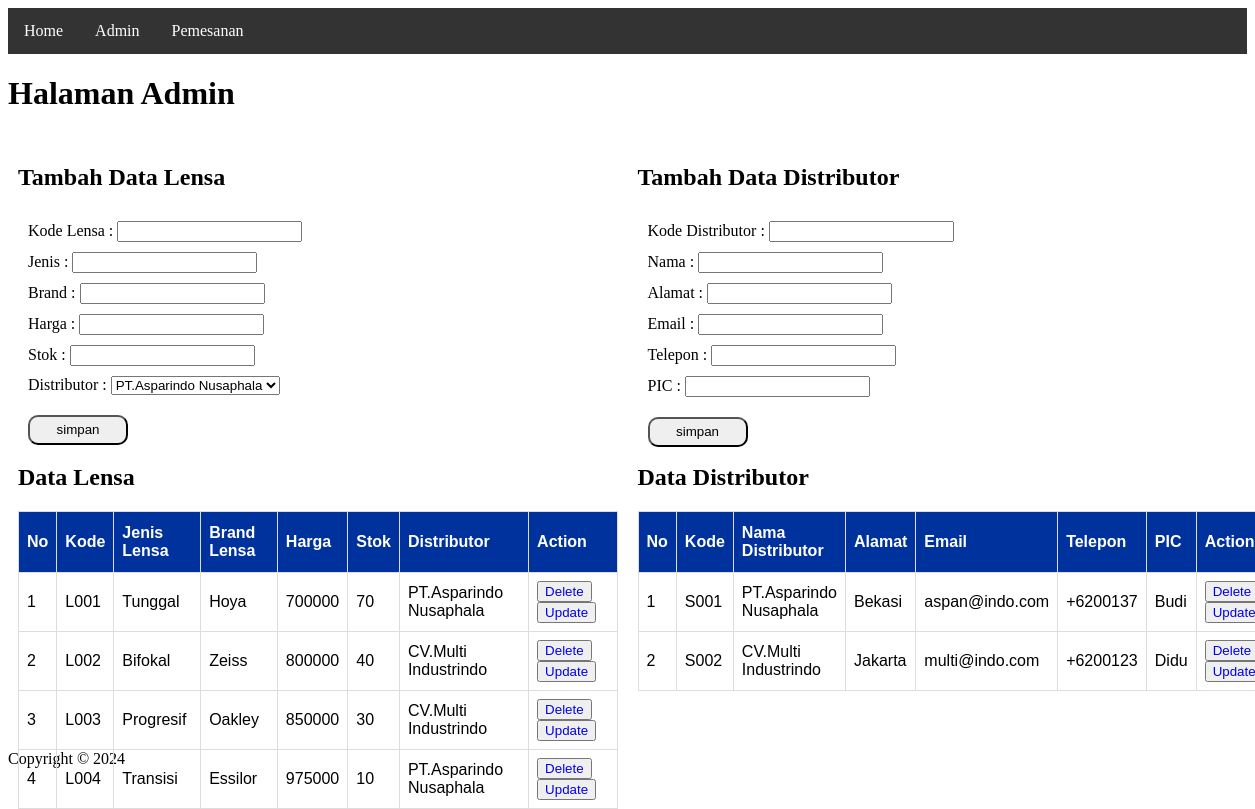
The app's page /admin.php with its own data.
### tables this page shows
CREATE TABLE `lensa`  (
  `id` int(11) NOT NULL AUTO_INCREMENT,
  `kode` varchar(255) NULL DEFAULT NULL,
  `jenis` varchar(255) NULL DEFAULT NULL,
  `brand` varchar(255) NULL DEFAULT NULL,
  `harga` float(255, 0) NULL DEFAULT NULL,
  `stok` int(11) NULL DEFAULT NULL,
  `id_distributor` int(11) NULL DEFAULT NULL,
  PRIMARY KEY (`id`) USING BTREE,
  INDEX `relasi_distributor`(`id_distributor`) USING BTREE,
  CONSTRAINT `relasi_distributor` FOREIGN KEY (`id_distributor`) REFERENCES `distributor` (`id`) ON DELETE CASCADE ON UPDATE CASCADE
);

CREATE TABLE `distributor`  (
  `id` int(11) NOT NULL AUTO_INCREMENT,
  `kode` varchar(255) NULL DEFAULT NULL,
  `nama` varchar(255) NULL DEFAULT NULL,
  `alamat` varchar(255) NULL DEFAULT NULL,
  `email` varchar(255) NULL DEFAULT NULL,
  `telepon` varchar(255) NULL DEFAULT NULL,
  `pic` varchar(255) NULL DEFAULT NULL,
  PRIMARY KEY (`id`) USING BTREE
);

### function.php (called while the page is built, shortened)
<?php
include 'koneksi.php';
function getLensa()
{
    global $conn;
    $lensa = mysqli_query($conn, "SELECT lensa.*,distributor.nama as nama_distributor
FROM lensa
INNER JOIN distributor ON lensa.id_distributor = distributor.id");
    return $lensa;
}
function getDataIDAndNameDistributor()
{
    global $conn;
    $data = mysqli_query(
        $conn,
        "select id,nama from distributor"
    );
    return $data;
}
function getDistributor()
{
    global $conn;
    $distributor = mysqli_query($conn, "SELECT * FROM distributor");
    return $distributor;
}

### admin.php (the view, shortened to what this page needs)
<?php
include 'function.php';
$lensa = getLensa();
$distributorNameAndID = getDataIDAndNameDistributor();
$distributor = getDistributor();
?>
<!DOCTYPE html>
<html lang="en">
<head>
    <link rel="stylesheet" href="./assets/css/styles.css">
</head>
<body>
    <header>
        <nav>
            <ul>
                <li><a class="active" href="index.php">Home</a></li>
                <li><a href="admin.php">Admin</a></li>
                <li><a href="pemesanan.php">Pemesanan</a></li>
            </ul>
        </nav>
    </header>
    <main>
        <h1>Halaman Admin</h1>
        <div class="row">
            <div class="column">
                <h2>Tambah Data Lensa</h2>
                <form class="form-tambah" action="" method="post" style="padding: 10px;margin-top: 20px">
                    <label for="kodeLensa"> Kode Lensa : </label>
                    <input type="text" name="kodeLensa" id="kodeLensa" style="margin-bottom: 10px;"> <br>
                    <label for="jenis">Jenis :</label>
                    <input type="text" name="jenis" id="jenis" style="margin-bottom: 10px;"> <br>
                    <label for="brand">Brand :</label>
                    <input type="text" name="brand" id="brand" style="margin-bottom: 10px;"> <br>
                    <label for="harga">Harga :</label>
                    <input type="number" name="harga" id="harga" style="margin-bottom: 10px;"> <br>
                    <label for="stok">Stok :</label>
                    <input type="number" name="stok" id="stok" style="margin-bottom: 10px;"> <br>
                    <label for="distributor">Distributor :</label>
                    <select name="distributor" id="distributor" style="margin-bottom: 10px;">
                        <?php while ($d = mysqli_fetch_array($distributorNameAndID)) : ?>
                            <option value="<?= $d['id'] ?>"><?= $d['nama'] ?></option>
                        <?php endwhile; ?>
                    </select> <br>
                    <button name="tambahdataLensa" type="submit" style="margin-top: 10px; padding: 5px; width: 100px ; height: 30px ; border-radius: 10px;">simpan</button>
                </form>
            </div>
            <div class="column">
                <h2>Tambah Data Distributor</h2>
                <form class="form-tambah" action="" method="post" style="padding: 10px;margin-top: 20px">
                    <label for="kodeDistributor">Kode Distributor : </label>
                    <input type="text" name="kodeDistributor" id="kodeDistributor" style="margin-bottom: 10px;"> <br>
                    <label for="nama">Nama :</label>
                    <input type="text" name="nama" id="nama" style="margin-bottom: 10px;"> <br>
                    <label for="alamat">Alamat :</label>
                    <input type="text" name="alamat" id="alamat" style="margin-bottom: 10px;"> <br>
                    <label for="Email">Email :</label>
                    <input type="text" name="email" id="email" style="margin-bottom: 10px;"> <br>
                    <label for="telp">Telepon :</label>
                    <input type="text" name="telp" id="telp" style="margin-bottom: 10px;"> <br>
                    <label for="pic">PIC :</label>
                    <input type="text" name="pic" id="pic" style="margin-bottom: 10px;"> <br>
                    <button name="tambahdataDistributor" type="submit" style="margin-top: 10px; padding: 5px; width: 100px ; height: 30px ; border-radius: 10px;">simpan</button>
                </form>
            </div>
        </div>
        <div class="row">
            <div class="column">
                <h2>Data Lensa</h2>
                <table id="tables">
                    <tr>
                        <th>No</th>
                        <th>Kode</th>
                        <th>Jenis Lensa</th>
                        <th>Brand Lensa</th>
                        <th>Harga</th>
                        <th>Stok</th>
                        <th>Distributor</th>
                        <th>Action</th>
                    </tr>
                    <?php $i = 1; ?>
                    <?php while ($lens = mysqli_fetch_array($lensa)) : ?>
                        <tr>
                            <td><?= $i; ?></td>
                            <td><?= $lens['kode']; ?></td>
                            <td><?= $lens['jenis']; ?></td>
                            <td><?= $lens['brand']; ?></td>
                            <td><?= $lens['harga']; ?></td>
                            <td><?= $lens['stok']; ?></td>
                            <td><?= $lens['nama_distributor']; ?></td>
                            <td>
                                <button> <a style="text-decoration: none;" href="hapusLensa.php?deleteLensa=<?= $lens['id']; ?>">Delete</a></button>
                                <button> <a style="text-decoration: none;" href="editLensa.php?idLensa=<?= $lens['id']; ?>">Update</a></button>
                            </td>
                        </tr>
                        <?php $i++; ?>
                    <?php endwhile; ?>
                </table>
            </div>
            <div class="column">
                <h2>Data Distributor</h2>
                <table id="tables">
                    <tr>
                        <th>No</th>
                        <th>Kode</th>
                        <th>Nama Distributor</th>
                        <th>Alamat</th>
                        <th>Email</th>
                        <th>Telepon</th>
                        <th>PIC</th>
                        <th>Action</th>
                    </tr>
                    <?php $i = 1; ?>
                    <?php while ($di = mysqli_fetch_array($distributor)) : ?>
                        <tr>
                            <td><?= $i; ?></td>
                            <td><?= $di['kode']; ?></td>
                            <td><?= $di['nama']; ?></td>
                            <td><?= $di['alamat']; ?></td>
                            <td><?= $di['email']; ?></td>
                            <td><?= $di['telepon']; ?></td>
                            <td><?= $di['pic']; ?></td>
                            <td>
                                <button> <a style="text-decoration: none;" href="hapusDistributor.php?deleteDistributor=<?= $di['id']; ?>">Delete</a></button>
                                <button> <a style="text-decoration: none;" href="editDistributor.php?idDistributor=<?= $di['id']; ?>">Update</a></button>
                            </td>
                        </tr>
                        <?php $i++; ?>
                    <?php endwhile; ?>
                </table>
            </div>
        </div>
    </main>
    <footer>
        <p>Copyright &copy; 2024</p>
    </footer>
</body>
</html>

### assets/css/styles.css (style rules this page uses)
ul { list-style-type: none; margin: 0; padding: 0; overflow: hidden; background-color: #333; }
li { float: left; }
li a { display: block; color: white; text-align: center; padding: 14px 16px; text-decoration: none; }
#tables { font-family: Arial, Helvetica, sans-serif; border-collapse: collapse; width: 100%; max-width: 100%; margin: 0 auto; position: relative; }
#tables td, #tables th { border: 1px solid #ddd; padding: 8px; }
#tables th { padding-top: 12px; padding-bottom: 12px; text-align: left; background-color: #00329d; color: white; }
* { box-sizing: border-box; }
.column { float: left; width: 50%; padding: 10px; height: 300px; }
.row:after { content: ""; display: table; clear: both; }

### records on screen
lensa: kode "L001", jenis "Tunggal", brand "Hoya", harga "700000", stok "70", id_distributor.nama "PT.Asparindo Nusaphala"
lensa: kode "L002", jenis "Bifokal", brand "Zeiss", harga "800000", stok "40", id_distributor.nama "CV.Multi Industrindo"
lensa: kode "L003", jenis "Progresif", brand "Oakley", harga "850000", stok "30", id_distributor.nama "CV.Multi Industrindo"
lensa: kode "L004", jenis "Transisi", brand "Essilor", harga "975000", stok "10", id_distributor.nama "PT.Asparindo Nusaphala"
distributor: kode "S001", nama "PT.Asparindo Nusaphala", alamat "Bekasi", email "aspan@indo.com", telepon "+6200137", pic "Budi"
distributor: kode "S002", nama "CV.Multi Industrindo", alamat "Jakarta", email "multi@indo.com", telepon "+6200123", pic "Didu"

### other values on screen
form field distributor "PT.Asparindo Nusaphala"
